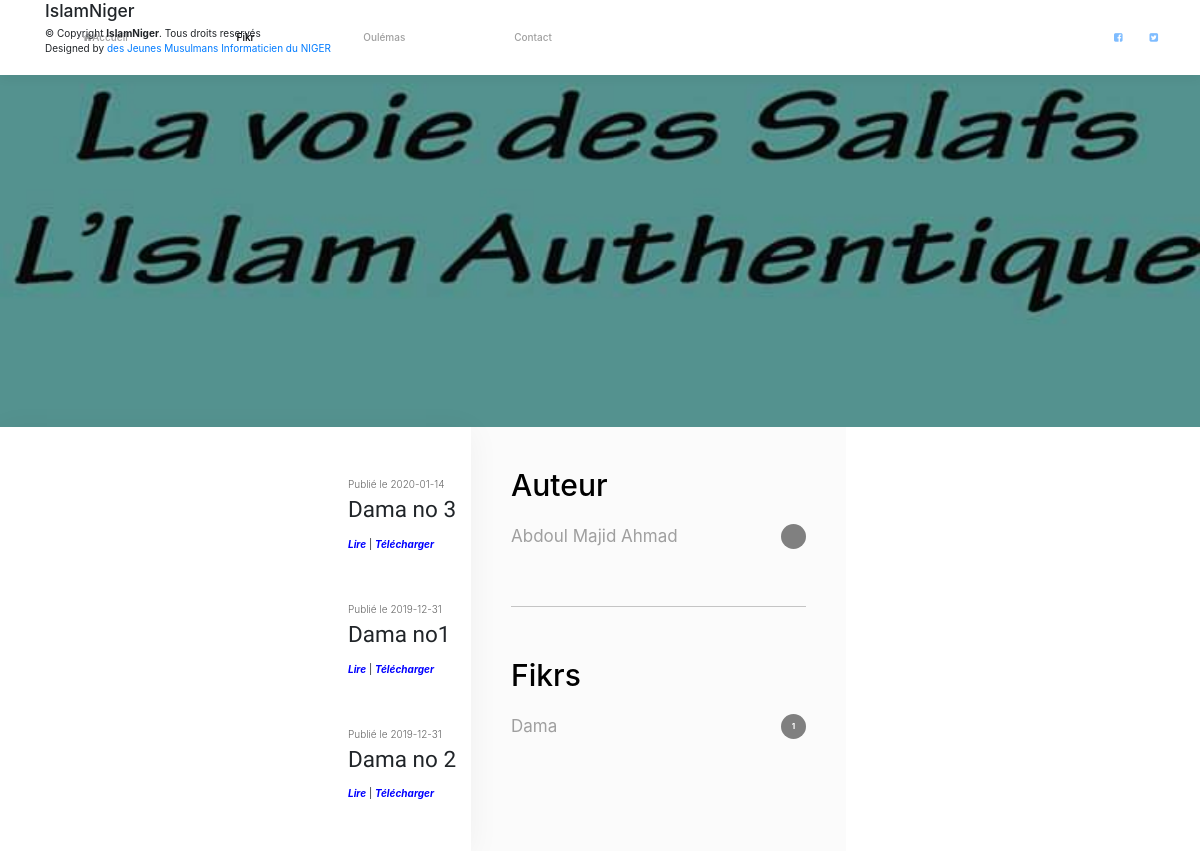
The page /index.php?p=fikrs.detail&id=4 on the database its author committed.
### tables this page shows
CREATE TABLE `datas` (
  `id` int(11) NOT NULL,
  `titre` varchar(255) NOT NULL,
  `date` date NOT NULL,
  `fikr` int(11) NOT NULL,
  `chemin` varchar(255) NOT NULL
);

CREATE TABLE `fikrs` (
  `id` int(11) NOT NULL,
  `titre` varchar(255) NOT NULL,
  `livre` varchar(255) NOT NULL,
  `auteur` int(11) NOT NULL,
  `date` date NOT NULL,
  `langue_id` int(11) NOT NULL
);

CREATE TABLE `auteurs` (
  `id` int(11) NOT NULL,
  `nom` varchar(255) NOT NULL,
  `prenom` varchar(255) NOT NULL,
  `statut` int(11) NOT NULL,
  `region` int(11) NOT NULL,
  `description` varchar(255) NOT NULL,
  `photo` varchar(255) NOT NULL
);

### core/Controller/Controller.php (called while the page is built, shortened)
<?php
class Controller
{
    protected $viewPath;
    protected function render($view, $variables = []){
        extract($variables);
        require($this->viewPath . str_replace('.', '/', $view) . '.php');
    }
}

### app/Controller/FikrsController.php (called while the page is built, shortened)
<?php
class FikrsController extends AppController
{
    public function detail(){
        $datas = $this->Fikr->findWithData($_GET['id']);
        $auteur = $this->Fikr->getAuteur($_GET['id']);
        $this->render('fikrs.detail', compact('datas', 'auteur'));
    }
}

### index.php (called while the page is built, shortened)
<?php
if(isset($_GET['p'])){
    $page = $_GET['p'];
} else{
    $page = 'annonces.index';
}
$page = explode('.', $page);
if($page[0] == 'admin'){
    $controller = '\App\Controller\Admin\\' . ucfirst($page[1]) . 'Controller';
    $action = $page[2];
} else {
    $action = $page[1];
}
$controller = new $controller();
$controller->$action();

### core/Database/MysqlDatabase.php (called while the page is built, shortened)
<?php
class MysqlDatabase extends Database
{
    private $pdo;
    private function getPDO(){
        if($this->pdo === null){
            $pdo = new PDO('mysql:dbname=islamNiger;host=localhost', 'root', '');
            $pdo->setAttribute(PDO::ATTR_ERRMODE, PDO::ERRMODE_EXCEPTION);
            $this->pdo = $pdo;
        }
        return $this->pdo;
    }
    public function prepare($statement, $attributes, $class_name = null, $one = false){
        $req = $this->getPDO()->prepare($statement);
        $res = $req->execute($attributes);
        if($class_name === null){
            $req->setFetchMode(PDO::FETCH_OBJ);
        } else {
            $req->setFetchMode(PDO::FETCH_CLASS, $class_name);
        }
        if($one){
            $datas = $req->fetch();
        }
        else{
            $datas = $req->fetchAll();
        }
        return $datas;
    }
}

### core/Table/Table.php (called while the page is built, shortened)
<?php
class Table
{
    protected $db;
    public function __construct(Database $db){
        $this->db = $db;
    }
    public function query($statement, $attributes = null, $one = false){
        if($attributes){
            return $this->db->prepare(
                $statement,
                $attributes,
                str_replace('Table', 'Entity', get_class($this)),
                $one
            );
        } else {
            return $this->db->query(
                $statement,
                str_replace('Table', 'Entity', get_class($this)),
                $one
            );
        }
    }
}

### app/Table/FikrTable.php (called while the page is built, shortened)
<?php
class FikrTable extends Table
{
    public function getAuteur($fikr){
        return $this->query("
            SELECT fikrs.id, fikrs.titre, fikrs.livre, fikrs.date, auteurs.nom, auteurs.prenom
            FROM fikrs
            LEFT JOIN auteurs ON auteur=auteurs.id
            WHERE fikrs.id = ?
        ",[$fikr]);
    }
    public function findWithData($id){
        return $this->query("
        SELECT fikrs.id, fikrs.titre, fikrs.livre, datas.titre as lecture, datas.date, datas.chemin
        FROM datas
        LEFT JOIN fikrs ON fikrs.id=datas.fikr
        WHERE fikrs.id = ?
        ORDER BY datas.date DESC", [$id]);
    }
}

### app/Entity/FikrEntity.php (called while the page is built, shortened)
<?php
class FikrEntity extends Entity
{
    public function getUrl(){
        return 'index.php?p=fikrs.detail&id=' . $this->id;
    }
}

### core/Entity/Entity.php (called while the page is built, shortened)
<?php
class Entity
{
    public function __get($key){
        return $this->$key;
    }
}

### app/Views/fikrs/detail.php (the view, shortened to what this page needs)
<div class="banniere"></div>
<div class="body">
    <main class="main">
        <div class="container">
            <?php foreach($datas as $data): ?>
                <article class="article">
                    <div class="article-date">Publié le <?= $data->date;?></div>
                    <h2 class="article-title"><a href="<?= $data->chemin; ?>" download="<?= $data->lecture ?>"><?= $data->lecture ?></a></h2>
                    <p>
                        <span class="important"><a href="<?= $data->chemin; ?>"><strong><i style="color: blue;">Lire</i></strong></a> |
                        <span class="important"><a href="<?= $data->chemin; ?>" download="<?= $data->lecture ?>"><strong><i style="color: blue;">Télécharger</i></strong></a>
                    </p>
                </article>
            <?php endforeach; ?>
        </div>
    </main>
    <aside class="sidebar">
        <h4 class="sidebar-title">Auteur</h4>
        <ul>
            <?php foreach($auteur as $aut): ?>
            <li><a href="#"><?= $aut->nom . ' '. $aut->prenom; ?></a></li>
            <?php endforeach; ?>
        </ul>
        <hr>
        <h4 class="sidebar-title">Fikrs</h4>
        <ul>
            <?php foreach($auteur as $fikr): ?>
                <li><a href="<?= $fikr->url ?>" data-count="1"><?= $fikr->titre; ?></a></li>
            <?php endforeach; ?>
        </ul>
    </aside>
</div>

### public/css/style.css (style rules this page uses)
* { -webkit-box-sizing: border-box; box-sizing: border-box; }
body, html { font-size: 16px; color: rgba(0, 0, 0, .87); font-family: "Montserrat", sans-serif; line-height: 1.6; margin: 0; font-weight: 400; }
.banniere { height: 427px; background: no-repeat center center / cover url("../img/voie.jpg"); }
.main { background:#FFF; -webkit-box-shadow: 0 4px 30px rgba(0, 0, 0, .05); box-shadow: 0 4px 30px rgba(0, 0, 0, .05); position: relative; z-index: 2; }
.main .container { overflow: hidden; }
.sidebar { position: relative; padding: 40px; font-size: 17px; z-index: 1; background: #FBFBFB; }
.sidebar-title { font-size: 30px; color: #000; margin: 15px 0; }
.sidebar-title:first-child { margin-top: 0; }
.sidebar a { color: #9F9F9F; text-decoration: none; }
.sidebar ul { margin: 0; padding: 0; list-style: none; }
.sidebar li { padding: 6px 0; }
.sidebar hr { border: none; background: #C4C4C4; height: 1px; margin: 50px 0; }
.container { margin: 0 auto; max-width: 940px; }
.article { margin: 50px 0; }
.article a { color: inherit; text-decoration: none; }
.article-date { font-weight: 300; color: rgba(0, 0, 0, .6); margin-bottom: 5px; }
.article-title { font-size: 2.25rem; line-height: 1.1; font-family: "Cardo", serif; margin: 0 0 15px 0; }
.article-title::after { content:''; display: block; width: 100px; background: #000; }
.sidebar li a::after { content: attr(data-count); float:right; background: grey; width: 25px; height: 25px; line-height: 25px; text-align: center; color: #FFF; border-radius: 50%; font-size: 0.8rem; font-weight: bold; }
@media only screen and (min-width:740px) { .article { padding-left: 333px; position: relative; } }
@media only screen and (min-width: 1100px) { .body { display:flex; } }
@media only screen and (min-width: 1100px) { .sidebar { flex: none; width: 375px; } }

### rows shown on the page
datas: date "2020-01-14", titre "Dama no 3"
datas: date "2019-12-31", titre "Dama no1"
datas: date "2019-12-31", titre "Dama no 2"
fikrs: auteurs.nom "Abdoul Majid", auteurs.prenom "Ahmad", titre "Dama"
